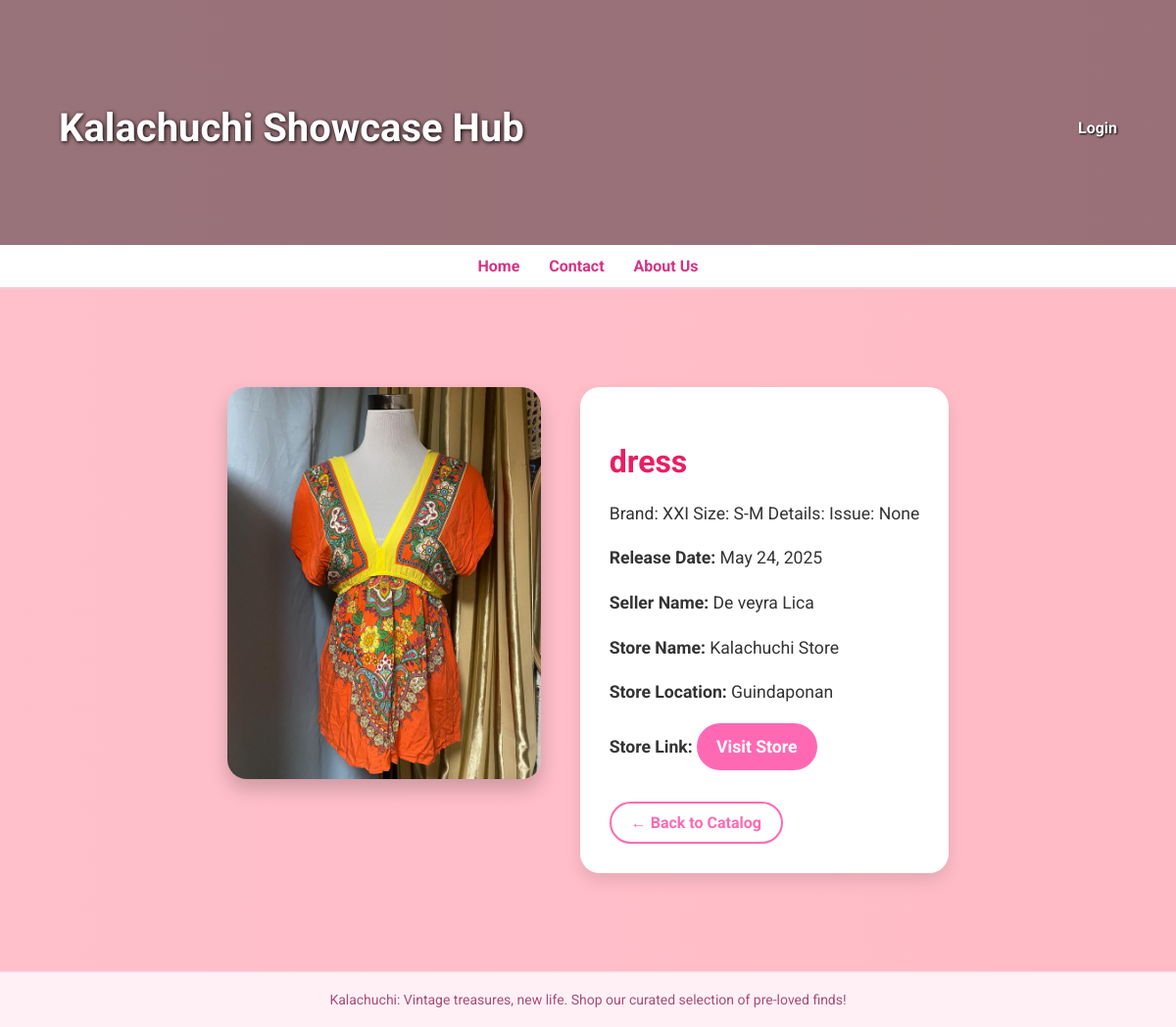
Screenshot of /catalog/18/ with the database file from the repository.
### main/models.py (models this page shows, shortened)
class TeaserItem(models.Model):
    title = models.CharField(max_length=100)
    image = models.ImageField(upload_to='teasers/')
    description = models.TextField()
    created_at = models.DateTimeField(auto_now_add=True)
    Available = models.DateTimeField()
    category = models.CharField(max_length=10, choices=CATEGORY_CHOICES)
    seller_name = models.CharField(max_length=100, default="Unknown Seller")
    store_name = models.CharField(max_length=100, default="Unknown Store")
    store_location = models.CharField(max_length=200, default="Unknown Location")
    store_link = models.URLField(default="https://example.com")

### main/views.py (the view)
# urls.py: path('catalog/<int:item_id>/', views.catalog_detail, name='catalog_detail'),
def catalog_detail(request, item_id):
    item = get_object_or_404(TeaserItem, id=item_id)
    return render(request, 'home/catalog_detail.html', {'item': item})

### main/templates/home/catalog_detail.html
{% extends "main/base.html" %}
{% load static %}
{% block content %}
<link rel="stylesheet" href="{% static 'css/catalog_detail.css' %}">
<div class="catalog-detail-container">
    <img src="{{ item.image.url }}" alt="{{ item.title }}" class="catalog-detail-image">
    <div class="catalog-detail-info">
        <h2>{{ item.title }}</h2>
        <p>{{ item.description }}</p>
        <p><strong>Release Date:</strong> {{ item.created_at|date:"M d, Y" }}</p>
        <p><strong>Seller Name:</strong> {{ item.seller_name }}</p>
        <p><strong>Store Name:</strong> {{ item.store_name }}</p>
        <p><strong>Store Location:</strong> {{ item.store_location }}</p>
        <p><strong>Store Link:</strong>
            <a href="{{ item.store_link }}" target="_blank" class="btn-pink">Visit Store</a>
        </p>
        <a href="{% url 'catalog_page' %}" class="btn-outline" style="margin-top: 20px;">← Back to Catalog</a>
    </div>
</div>
{% endblock %}

### main/static/css/base.css (style rules this page uses)
body { font-family: 'Roboto', sans-serif; margin: 0; background: linear-gradient(270deg, #ffc0cb, #ffb6c1, #ffe4e1); background-size: 600% 600%; animation: gradientShift 15s ease infinite; }

### main/static/css/catalog_detail.css (style rules this page uses)
body { font-family: 'Roboto', sans-serif; margin: 0; background: linear-gradient(to right, #ffc0cb, #ffb6c1, #ffe4e1); background-size: 400% 400%; animation: gradientBG 15s ease infinite; transition: background 0.5s ease; }
.catalog-detail-container { display: flex; flex-wrap: wrap; justify-content: center; align-items: flex-start; gap: 40px; padding: 60px 30px; color: #333; transition: all 0.3s ease; }
.catalog-detail-image { width: 320px; border-radius: 20px; box-shadow: 0 10px 20px rgba(0,0,0,0.2); transition: transform 0.4s ease, box-shadow 0.4s ease; }
.catalog-detail-info { max-width: 600px; background: #fff; border-radius: 20px; padding: 30px; box-shadow: 0 8px 16px rgba(0,0,0,0.1); transition: box-shadow 0.3s ease, transform 0.3s ease; }
.catalog-detail-info h2 { color: #e91e63; font-size: 2rem; margin-bottom: 20px; font-weight: 700; transition: color 0.3s ease; }
.catalog-detail-info p { font-size: 1.1rem; margin-bottom: 12px; line-height: 1.6; transition: color 0.3s ease; }
.btn-pink, .btn-outline { display: inline-block; padding: 10px 20px; border-radius: 30px; font-weight: 700; text-decoration: none; transition: all 0.3s ease; cursor: pointer; }
.btn-pink { background: #ff69b4; color: #fff; transition: background 0.3s ease, transform 0.3s ease; }
.btn-outline { border: 2px solid #ff69b4; color: #ff69b4; background: transparent; }

### rows the page displays
TeaserItem: image (picture), title "dress", description "Brand: XXI Size: S-M Details: Issue: None", created_at "May 24, 2025", seller_name "De veyra Lica", store_name "Kalachuchi Store", store_location "Guindaponan"
